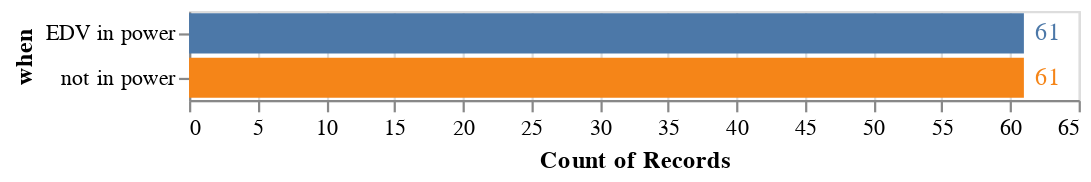

Source (notebook cell):
### Markdown cell above
**Question 2.4** 
<br> {points: 3}


Ok and now for the last one! Recreate the count bar plot of wages before and after the ADV party entered into power.

Again here are a few things we will be checking for:

- The correct [theme](https://github.com/vega/vega-themes). Take a look at the different options and make sure you are enabling the correct one. 
- Titles, axes labels, titles and subtitles are correct and formatted correctly.  
- Colour
- Mapping
- Mark
- scales 
- The bars are displayed in the correct order
- No legend is shown for the color channel
- The text is displayed in the correct places in the correct colour. You may need to use some of the parameters such as `align`, `baseline`, `dx` in the [`mark_text()`](https://altair-viz.github.io/altair-viz-v4/gallery/bar_chart_with_labels.html#gallery-bar-chart-with-labels) method

*Hint: In this case, you will need to layer 2 plots, 1 `base_plot` with the counted values, and a `text_plot` with the designated text. These two plots should be combined to make a final plot named `count_plot`.*

### Code cell
base_plot = alt.Chart(wages_df).mark_bar().encode(
    alt.X('count()'),
    alt.Y('when'),
    alt.Color('when', legend=None))

text_plot = base_plot.mark_text(baseline = 'middle', align='left', dx=5).encode(
    text=alt.Text('count()'))

count_plot = base_plot + text_plot
count_plot

### Figure 1 — Vega-Lite specification as saved in the notebook (floating-point values rounded to 4 significant figures)
{"config": {"view": {"continuousWidth": 400, "continuousHeight": 300}}, "layer": [{"mark": "bar", "encoding": {"color": {"type": "nominal", "field": "when", "legend": null}, "x": {"type": "quantitative", "aggregate": "count"}, "y": {"type": "nominal", "field": "when"}}}, {"mark": {"type": "text", "align": "left", "baseline": "middle", "dx": 5}, "encoding": {"color": {"type": "nominal", "field": "when", "legend": null}, "text": {"type": "quantitative", "aggregate": "count"}, "x": {"type": "quantitative", "aggregate": "count"}, "y": {"type": "nominal", "field": "when"}}}], "data": {"name": "data-e76c89c737670c826eee317550be2396"}, "$schema": "https://vega.github.io/schema/vega-lite/v4.8.1.json", "datasets": {"data-e76c89c737670c826eee317550be2396": [{"when": "EDV in power", "wage": 12.11}, {"when": "EDV in power", "wage": 12.87}, {"when": "EDV in power", "wage": 12.53}, {"when": "EDV in power", "wage": 11.65}, {"when": "EDV in power", "wage": 10.47}, {"when": "EDV in power", "wage": 10.7}, {"when": "EDV in power", "wage": 13.24}, {"when": "EDV in power", "wage": 12.58}, {"when": "EDV in power", "wage": 14.1}, {"when": "EDV in power", "wage": 13.59}, {"when": "EDV in power", "wage": 14.04}, {"when": "EDV in power", "wage": 11.78}, {"when": "EDV in power", "wage": 12.98}, {"when": "EDV in power", "wage": 13.91}, {"when": "EDV in power", "wage": 13.57}, {"when": "EDV in power", "wage": 12.22}, {"when": "EDV in power", "wage": 10.69}, {"when": "EDV in power", "wage": 10.94}, {"when": "EDV in power", "wage": 14.87}, {"when": "EDV in power", "wage": 10.88}, {"when": "EDV in power", "wage": 12.27}, {"when": "EDV in power", "wage": 11.05}, {"when": "EDV in power", "wage": 14.46}, {"when": "EDV in power", "wage": 11.32}, {"when": "EDV in power", "wage": 13.09}, {"when": "EDV in power", "wage": 13.98}, {"when": "EDV in power", "wage": 10.44}, {"when": "EDV in power", "wage": 13.58}, {"when": "EDV in power", "wage": 13.87}, {"when": "EDV in power", "wage": 11.83}, {"when": "EDV in power", "wage": 36.64}, {"when": "EDV in power", "wage": 34.65}, {"when": "EDV in power", "wage": 32.83}, {"when": "EDV in power", "wage": 33.66}, {"when": "EDV in power", "wage": 39.99}, {"when": "EDV in power", "wage": 30.31}, {"when": "EDV in power", "wage": 34.66}, {"when": "EDV in power", "wage": 30.15}, {"when": "EDV in power", "wage": 31.42}, {"when": "EDV in power", "wage": 37.01}, {"when": "EDV in power", "wage": 34.44}, {"when": "EDV in power", "wage": 34.46}, {"when": "EDV in power", "wage": 39.32}, {"when": "EDV in power", "wage": 33.04}, {"when": "EDV in power", "wage": 36.32}, {"when": "EDV in power", "wage": 30.28}, {"when": "EDV in power", "wage": 31.87}, {"when": "EDV in power", "wage": 39.37}, {"when": "EDV in power", "wage": 34.39}, {"when": "EDV in power", "wage": 31.25}, {"when": "EDV in power", "wage": 31.78}, {"when": "EDV in power", "wage": 39.88}, {"when": "EDV in power", "wage": 39.63}, {"when": "EDV in power", "wage": 32.48}, {"when": "EDV in power", "wage": 35.77}, {"when": "EDV in power", "wage": 32.31}, {"when": "EDV in power", "wage": 39.79}, {"when": "EDV in power", "wage": 37.34}, {"when": "EDV in power", "wage": 36.31}, {"when": "EDV in power", "wage": 38.52}, {"when": "EDV in power", "wage": 36.38}, {"when": "not in power", "wage": 22.52}, {"when": "not in power", "wage": 18.61}, {"when": "not in power", "wage": 20.42}, {"when": "not in power", "wage": 22.57}, {"when": "not in power", "wage": 24.78}, {"when": "not in power", "wage": 23.13}, {"when": "not in power", "wage": 23.37}, {"when": "not in power", "wage": 20.76}, {"when": "not in power", "wage": 22.34}, {"when": "not in power", "wage": 22.75}, {"when": "not in power", "wage": 18.43}, {"when": "not in power", "wage": 21.9}, {"when": "not in power", "wage": 24.1}, {"when": "not in power", "wage": 18.1}, {"when": "not in power", "wage": 21.9}, {"when": "not in power", "wage": 23.27}, {"when": "not in power", "wage": 15.65}, {"when": "not in power", "wage": 22.74}, {"when": "not in power", "wage": 16.06}, {"when": "not in power", "wage": 16.36}, {"when": "not in power", "wage": 21.22}, {"when": "not in power", "wage": 21.81}, {"when": "not in power", "wage": 19.98}, {"when": "not in power", "wage": 24.1}, {"when": "not in power", "wage": 24.33}, {"when": "not in power", "wage": 21.99}, {"when": "not in power", "wage": 24.56}, {"when": "not in power", "wage": 23.16}, {"when": "not in power", "wage": 18.45}, {"when": "not in power", "wage": 19.69}, {"when": "not in power", "wage": 15.23}, {"when": "not in power", "wage": 15.34}, {"when": "not in power", "wage": 15.35}, {"when": "not in power", "wage": 23.65}, {"when": "not in power", "wage": 22.55}, {"when": "not in power", "wage": 18.61}, {"when": "not in power", "wage": 16.89}, {"when": "not in power", "wage": 16.81}, {"when": "not in power", "wage": 24.42}, {"when": "not in power", "wage": 22.81}, {"when": "not in power", "wage": 20.38}, {"when": "not in power", "wage": 16.14}, {"when": "not in power", "wage": 15.99}, {"when": "not in power", "wage": 20.78}, {"when": "not in power", "wage": 19.32}, {"when": "not in power", "wage": 20.16}, {"when": "not in power", "wage": 19.25}, {"when": "not in power", "wage": 21.04}, {"when": "not in power", "wage": 20.98}, {"when": "not in power", "wage": 21.7}, {"when": "not in power", "wage": 21.78}, {"when": "not in power", "wage": 20.4}, {"when": "not in power", "wage": 23.93}, {"when": "not in power", "wage": 16.79}, {"when": "not in power", "wage": 21.06}, {"when": "not in power", "wage": 17.69}, {"when": "not in power", "wage": 15.36}, {"when": "not in power", "wage": 24.33}, {"when": "not in power", "wage": 15.92}, {"when": "not in power", "wage": 21.93}, {"when": "not in power", "wage": 19.41}]}}
